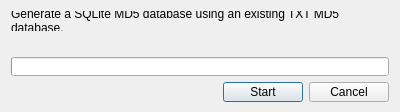
<?xml version="1.0" encoding="UTF-8"?>
<ui version="4.0">
 <class>Md5DatabaseConverter</class>
 <widget class="QDialog" name="Md5DatabaseConverter">
  <property name="geometry">
   <rect>
    <x>0</x>
    <y>0</y>
    <width>400</width>
    <height>106</height>
   </rect>
  </property>
  <property name="windowTitle">
   <string>Tag loader</string>
  </property>
  <property name="windowIcon">
   <iconset resource="../../../resources/resources.qrc">
    <normaloff>:/images/icon.ico</normaloff>:/images/icon.ico</iconset>
  </property>
  <layout class="QVBoxLayout" name="verticalLayout">
   <item>
    <widget class="QLabel" name="label">
     <property name="sizePolicy">
      <sizepolicy hsizetype="Preferred" vsizetype="Preferred">
       <horstretch>0</horstretch>
       <verstretch>0</verstretch>
      </sizepolicy>
     </property>
     <property name="text">
      <string>Generate a SQLite MD5 database using an existing TXT MD5 database.</string>
     </property>
     <property name="wordWrap">
      <bool>true</bool>
     </property>
    </widget>
   </item>
   <item>
    <widget class="QLabel" name="labelError">
     <property name="styleSheet">
      <string notr="true">color:red</string>
     </property>
     <property name="text">
      <string notr="true"/>
     </property>
    </widget>
   </item>
   <item>
    <widget class="QProgressBar" name="progressBar">
     <property name="enabled">
      <bool>true</bool>
     </property>
     <property name="textVisible">
      <bool>false</bool>
     </property>
     <property name="format">
      <string>%v</string>
     </property>
    </widget>
   </item>
   <item>
    <layout class="QHBoxLayout" name="buttonLayout">
     <item>
      <spacer name="horizontalSpacer">
       <property name="orientation">
        <enum>Qt::Horizontal</enum>
       </property>
       <property name="sizeHint" stdset="0">
        <size>
         <width>0</width>
         <height>0</height>
        </size>
       </property>
      </spacer>
     </item>
     <item>
      <widget class="QPushButton" name="buttonStart">
       <property name="text">
        <string>Start</string>
       </property>
      </widget>
     </item>
     <item>
      <widget class="QPushButton" name="buttonCancel">
       <property name="text">
        <string>Cancel</string>
       </property>
      </widget>
     </item>
    </layout>
   </item>
  </layout>
 </widget>
 <tabstops>
  <tabstop>buttonStart</tabstop>
  <tabstop>buttonCancel</tabstop>
 </tabstops>
 <resources>
  <include location="../../../resources/resources.qrc"/>
 </resources>
 <connections>
  <connection>
   <sender>buttonStart</sender>
   <signal>clicked()</signal>
   <receiver>Md5DatabaseConverter</receiver>
   <slot>start()</slot>
   <hints>
    <hint type="sourcelabel">
     <x>209</x>
     <y>72</y>
    </hint>
    <hint type="destinationlabel">
     <x>156</x>
     <y>73</y>
    </hint>
   </hints>
  </connection>
  <connection>
   <sender>buttonCancel</sender>
   <signal>clicked()</signal>
   <receiver>Md5DatabaseConverter</receiver>
   <slot>cancel()</slot>
   <hints>
    <hint type="sourcelabel">
     <x>307</x>
     <y>75</y>
    </hint>
    <hint type="destinationlabel">
     <x>351</x>
     <y>79</y>
    </hint>
   </hints>
  </connection>
 </connections>
 <slots>
  <slot>start()</slot>
  <slot>cancel()</slot>
 </slots>
</ui>
